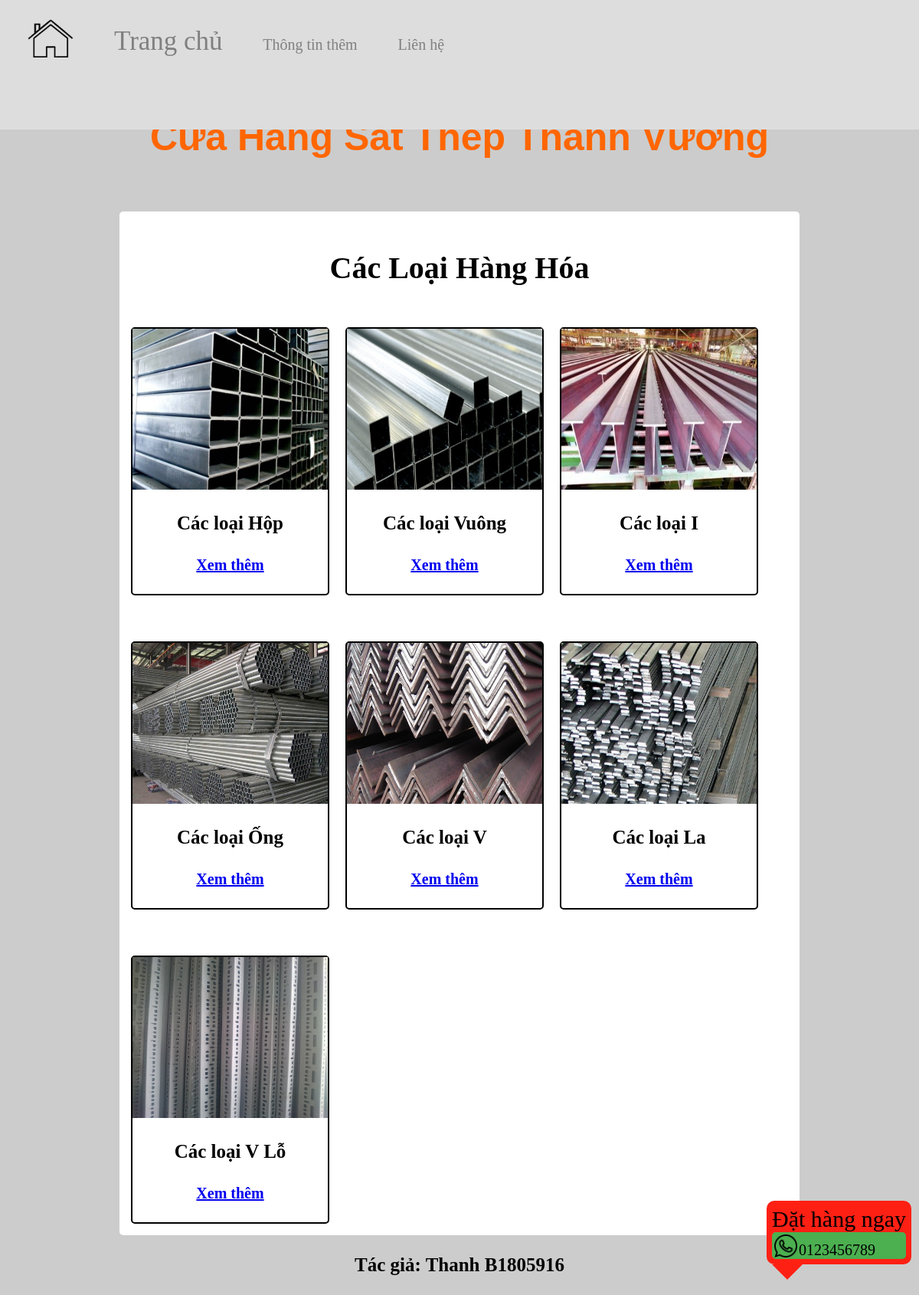
The page / on the database its author committed.
### tables this page shows
CREATE TABLE HangHoa
(
	MSHH INT AUTO_INCREMENT PRIMARY KEY,  
	TenHH NVARCHAR(30) NOT NULL,  
	QuyCach CHAR(7) NOT NULL,  
	Gia DECIMAL(15, 2) NOT NULL,  
	SoLuongHang INT NOT NULL,  
	MaLoaiHang INT NOT NULL,  
	FOREIGN KEY (MaLoaiHang) REFERENCES LoaiHangHoa(MaLoaiHangHoa),
	Location VARCHAR(128),  
	GhiChu NVARCHAR(128)  
);

CREATE TABLE LoaiHangHoa
(
	MaLoaiHangHoa INT AUTO_INCREMENT PRIMARY KEY,  
	TenLoaiHangHoa NVARCHAR(30) NOT NULL  
);

### dao/dao.php (called while the page is built, shortened)
<?php
class DAO{
    public $servername = "localhost";
    public $database = "quanlydathang";
    public $username = "root";
    public $password = "";
    public $cnn;
    public function __construct()
    {
        $this->cnn = new mysqli($this->servername, $this->username, $this->password, $this->database);
    }
    public function getAllItem(){
        $sql = "SELECT hh.*, lhh.TenLoaiHangHoa TenLoai FROM HangHoa hh, LoaiHangHoa lhh
                WHERE hh.MaLoaiHang = lhh.MaLoaiHangHoa;";
        $rs = $this->cnn->query($sql);
        $items = [];
        while($r = $rs->fetch_assoc())
        {
            $r["Location"] = $r["MSHH"]."/".$r["Location"];
            $items[] = $r;
        }
        return $items;
    }
}
$dao = new DAO();
$items = $dao->getAllItem();
?>

### index.php (the view, shortened to what this page needs)
<?php
    require_once "layouts/header.php"
?>
<h1 class="hdr">Cửa Hàng Sắt Thép Thanh Vương</h1>
<div class="pro-area">
    <h2 class="hdr">Các Loại Hàng Hóa</h2>
    <div class="pro-cont">
        <?php
        include_once $_PATH["dao"];
        foreach ($items as $key => $value) {
            echo sprintf(
            '
            <div class="pro">
                <a href="detail.php?id=%s"><img class="ico" src="%s"></a>
                <div style="text-align:center">
                    <h3>Các loại %s</h3>
                    <h3><a href="detail.php?id=%s">Xem thêm</a></h3>
                </div>
            </div>
            ',
            $value["MSHH"],
            $_PATH["img"].$value["Location"],
            $value["TenLoai"],
            $value["MSHH"]);
        }
    ?>
    </div>
</div>
<?php require_once $_PATH["footer"]; ?>

### layouts/head.php (shortened to what this page needs)
<!DOCTYPE html>
<html lang="vi">
<?php
    $_PATH = [
        "root" => "CT428_WEB/",
        "ico" => "src/ico/",
        "img" => "src/img/",
        "css" => "src/css/",
        "js" => "src/js/",
        "dao" => "dao/dao.php",
        "layouts" => "layouts/",
        "footer" => "layouts/footer.php",
        "err" => "layouts/err.php"
    ];
?>
<head>
    <link rel="stylesheet" href="<?php echo $_PATH["css"];?>styles.css">
</head>

### layouts/header.php
<?php
    require_once "head.php";
?>
<body>
<header>
    <nav class="nav-bar">
        <a class="nav-bar-item" style="bottom: 0;" href="index.php">
            <img src="<?php echo $_PATH["ico"]; ?>home-ico.png" class="ico">
        </a>
        <a class="nav-bar-item" href="index.php" style="font-size:35px">Trang chủ</a>
        <a class="nav-bar-item" href="info.php">Thông tin thêm</a>
        <a class="nav-bar-item" href="contact.php">Liên hệ</a>
    </nav>
     <div class="phone">
        Đặt hàng ngay
        <div>
           <img class="ico" src="<?php echo $_PATH["ico"]; ?>call-ico.png"> 0123456789
        </div>
    </div>
</header>
<main>

### layouts/footer.php
</main>
<footer>
    <h3>Tác giả: Thanh B1805916</h3>
</footer>
</body>
</html>

### src/css/styles.css (style rules this page uses)
header { position: fixed; top: 0; left: 0; background-color: #ddd; width: 100%; height: 10%; z-index: 100; }
.nav-bar { position: absolute; width: 80%; height: 100%; top: 15%; left: 3%; }
.nav-bar .ico { height: 50px; width:60px; }
.nav-bar-item { position: relative; bottom: 10px; margin-right: 5%; color: grey; font-size: 20px; }
a.nav-bar-item { text-decoration: none; }
.pro-area { position: relative; margin: auto; min-width: 850px; background-color: white; width: 75%; height: 80%; border-radius: 5px; }
.pro-cont { display: grid; grid-template-columns: repeat(auto-fit, 250px); gap: 30px 30px; }
.pro { border: solid 2px black; border-radius: 5px; margin: 15px; width: 102%; }
.pro .ico { width: 100%; height: 210px; }
.phone { position: fixed; right: 10px; bottom: 40px; background-color: #FF2014; font-size: 30px; border-radius: 10px; padding: 7px; }
.phone::after { position: fixed; bottom: 20px; content: ""; width: 0; height: 0; border-left: 20px solid transparent; border-right: 20px solid transparent; border-top: 20px solid #FF2014; }
.phone div { background-color: #4CAF50; border-radius: 5px; }
.phone img { position: relative; top: 3px; left: 3px; }
.hdr { margin-bottom: 150px; }
* { font-size: 20px; }
.hdr { position: relative; top: 50px; margin-bottom: 10%; }
h1 { font-size: 50px; font-family: sans-serif; color: #FF6600; }
h2 { font-size: 40px; }
h3 { font-size: 25px; }
body { position: relative; background-color: #CCCCCC; }
main { position: relative; height: 100%; text-align: center; margin: 0; margin-top: 100px; }
footer { position: relative; width: 100%; text-align: center; }
.ico { width: 30px; height: 30px; }

### rows shown on the page
hanghoa: shows a picture, MaLoaiHang.TenLoaiHangHoa "Hộp"
hanghoa: shows a picture, MaLoaiHang.TenLoaiHangHoa "Vuông"
hanghoa: shows a picture, MaLoaiHang.TenLoaiHangHoa "I"
hanghoa: shows a picture, MaLoaiHang.TenLoaiHangHoa "Ống"
hanghoa: shows a picture, MaLoaiHang.TenLoaiHangHoa "V"
hanghoa: shows a picture, MaLoaiHang.TenLoaiHangHoa "La"
hanghoa: shows a picture, MaLoaiHang.TenLoaiHangHoa "V Lỗ"
